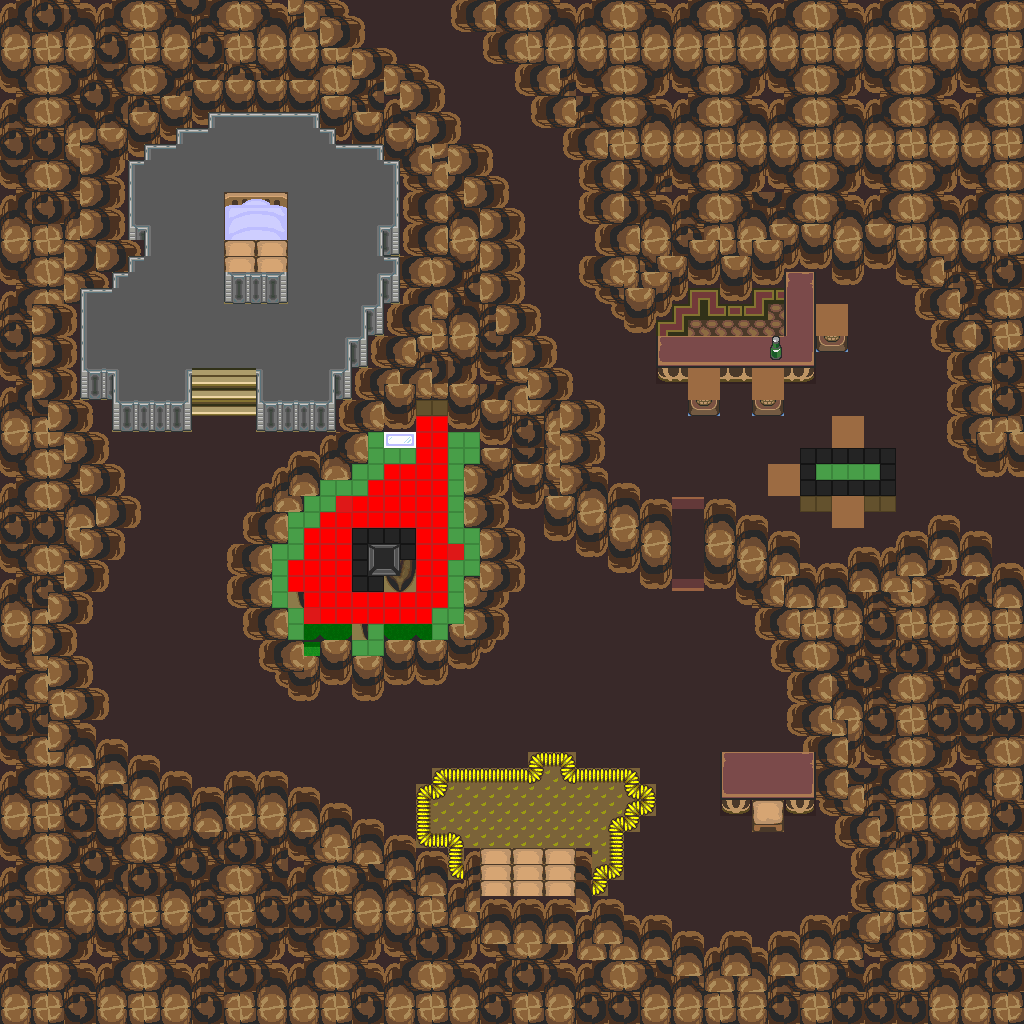

Tiled map render using the project's own tile images. Description and the map definition, with tile-layer contents summarised, below:
An orthogonal 64x64 tile map with 16x16 px tiles, 1 tile layer (base), 2 hidden layers not drawn and 20 objects.

<map version="1.10" tiledversion="1.12.1" orientation="orthogonal" renderorder="right-down" width="64" height="64" tilewidth="16" tileheight="16" infinite="0" nextlayerid="4" nextobjectid="21">
 <tileset firstgid="1" source="../classiciphone_pics4.tsx" />
 <layer id="1" name="base" width="64" height="64">
  <data>[4096 cells, 4096 non-empty, 174 distinct tile ids]</data>
 </layer>
 <layer id="2" name="collision" width="64" height="64" visible="0">
  <properties><property name="collision" value="true" /></properties>
  <data>[4096 cells, 2680 non-empty, 1 distinct tile ids]</data>
 </layer>
 <layer id="3" name="lava" width="64" height="64" visible="0">
  <properties><property name="terrain" value="lava" /></properties>
  <data>[4096 cells, 67 non-empty, 1 distinct tile ids]</data>
 </layer>
 <objectgroup id="4" name="npcs">
  <object id="1" x="224.0" y="192.0" width="16" height="16">
   <properties>
    <property name="gani" value="classic_newcoterietomb.png" />
    <property name="script" type="string">-- Auto-converted from GraalScript
-- // NPC made by Racil (LAT)
-- [CLIENT-SIDE — server no-op]
-- if (created) {
-- dontblock;
-- drawunderplayer;
-- }
-- if (playertouchsme) {
-- }</property>
   </properties>
  </object>
  <object id="2" x="224.0" y="176.0" width="16" height="16">
   <properties>
    <property name="gani" value="classic_newcoterietomblid.png" />
    <property name="script" type="string">-- Auto-converted from GraalScript
-- // NPC made by Steven (Darkshire)
-- if (playerchats) {
-- if (strequals(#c,open)) {
-- x = 11;
end
end
-- if (playerchats) {
-- if (strequals(#c,close)) {
-- x = 14;
end
end
-- [CLIENT-SIDE — server no-op]
-- if (created) {
-- setshape 1,64,105;
-- x = 14;
-- drawoverplayer;
-- }</property>
   </properties>
  </object>
  <object id="3" x="368.0" y="528.0" width="16" height="16">
   <properties>
    <property name="script" type="string">-- Auto-converted from GraalScript
-- // Graal2002 NPC by Stefan Knorr
-- if (created) {
-- // Initialize the attributes
-- [CLIENT-SIDE — server no-op]
-- showcharacter;
-- setcharprop #3,classichead-fireballdolphonia.png;
-- setcharprop #C0,black;
-- setcharprop #C1,black;
-- setcharprop #C2,black;
-- setcharprop #C3,black;
-- setcharprop #C4,black;
-- setcharprop #2,classicshield-armitagee.png;
-- setcharprop #8,body.png;
-- setcharprop #n,FBD;
-- ap= 100;
-- dir = 2;
-- x =22.5;
-- y =32.7;
-- }</property>
   </properties>
  </object>
  <object id="4" x="720.0" y="304.0" width="16" height="16">
   <properties>
    <property name="gani" value="beerhost.png" />
    <property name="script" type="string">-- Auto-converted from GraalScript
-- // NPC made by Racil (LAT)
-- [CLIENT-SIDE — server no-op]</property>
   </properties>
  </object>
  <object id="5" x="656.0" y="544.0" width="16" height="16">
   <properties>
    <property name="gani" value="rockdooru.png" />
    <property name="script" type="string">-- Auto-converted from GraalScript
-- // NPC made by Dom (Ventrue)
-- [CLIENT-SIDE — server no-op]
-- if (created) dontblock;</property>
   </properties>
  </object>
  <object id="6" x="752.0" y="768.0" width="16" height="16">
   <properties>
    <property name="gani" value="bookopen.png" />
    <property name="script" type="string">-- Auto-converted from GraalScript
-- // NPC made by Racil (LAT)
-- if (created) {
end
-- if (playertouchsme) {
end</property>
   </properties>
  </object>
  <object id="7" x="464.0" y="848.0" width="16" height="16">
   <properties>
    <property name="gani" value="couch2.png" />
    <property name="script" type="string">-- Auto-converted from GraalScript
-- // NPC made by Stev (Ventrue Vampires)
-- [CLIENT-SIDE — server no-op]
-- if (created) {
-- dontblock;
-- drawunderplayer;
-- }</property>
   </properties>
  </object>
  <object id="8" x="864.0" y="432.0" width="16" height="16">
   <properties>
    <property name="gani" value="blackbeer.png" />
    <property name="script" type="string">-- Auto-converted from GraalScript
-- // NPC made by Racil (LAT)
-- [CLIENT-SIDE — server no-op]
-- if (created) {
-- }
-- if (playertouchsme) {
-- }</property>
   </properties>
  </object>
  <object id="9" x="800.0" y="448.0" width="16" height="16">
   <properties>
    <property name="gani" value="blackbeer.png" />
    <property name="script" type="string">-- Auto-converted from GraalScript
-- // NPC made by Racil (LAT)
-- [CLIENT-SIDE — server no-op]
-- if (created) {
-- }
-- if (playertouchsme) {
-- }</property>
   </properties>
  </object>
  <object id="10" x="848.0" y="464.0" width="16" height="16">
   <properties>
    <property name="gani" value="blackbeer.png" />
    <property name="script" type="string">-- Auto-converted from GraalScript
-- // NPC made by Racil (LAT)
-- [CLIENT-SIDE — server no-op]
-- if (created) {
-- }
-- if (playertouchsme) {
-- }</property>
   </properties>
  </object>
  <object id="11" x="656.0" y="496.0" width="16" height="16">
   <properties>
    <property name="gani" value="rockdoord.png" />
    <property name="script" type="string">-- Auto-converted from GraalScript
-- // NPC made by Dom (Ventrue)
-- [CLIENT-SIDE — server no-op]
-- if (created) dontblock;drawoverplayer;</property>
   </properties>
  </object>
  <object id="12" x="768.0" y="736.0" width="16" height="16">
   <properties>
    <property name="gani" value="candle.mng" />
    <property name="script" type="string">-- Auto-converted from GraalScript
-- // NPC made by Racil (LAT)
-- if (created) {
end
-- if (playertouchsme) {
end</property>
   </properties>
  </object>
  <object id="13" x="736.0" y="736.0" width="16" height="16">
   <properties>
    <property name="gani" value="candle.mng" />
    <property name="script" type="string">-- Auto-converted from GraalScript
-- // NPC made by Racil (LAT)
-- if (created) {
end
-- if (playertouchsme) {
end</property>
   </properties>
  </object>
  <object id="14" x="720.0" y="688.0" width="16" height="16">
   <properties>
    <property name="gani" value="light2.png" />
    <property name="script" type="string">-- Auto-converted from GraalScript
-- // NPC made by Stefan Knorr
-- if (created) {
-- setimg light2.png;
self.dontblock = true
end
-- [CLIENT-SIDE — server no-op]
-- if (playerenters) {
-- setcoloreffect 1,1,0.5,0.3;
-- drawaslight;
-- }</property>
   </properties>
  </object>
  <object id="15" x="688.0" y="688.0" width="16" height="16">
   <properties>
    <property name="gani" value="light2.png" />
    <property name="script" type="string">-- Auto-converted from GraalScript
-- // NPC made by Stefan Knorr
-- if (created) {
-- setimg light2.png;
self.dontblock = true
end
-- [CLIENT-SIDE — server no-op]
-- if (playerenters) {
-- setcoloreffect 1,1,0.5,0.3;
-- drawaslight;
-- }</property>
   </properties>
  </object>
  <object id="16" x="448.0" y="608.0" width="16" height="16">
   <properties>
    <property name="gani" value="coterie.png" />
    <property name="script" type="string">-- Auto-converted from GraalScript
-- // NPC made by Racil (LAT)
-- [CLIENT-SIDE — server no-op]
-- if (created) {
-- dontblock;
-- drawunderplayer;
-- }
-- if (playertouchsme) {
-- }</property>
   </properties>
  </object>
  <object id="17" x="240.0" y="704.0" width="16" height="16">
   <properties>
    <property name="script" type="string">-- Auto-converted from GraalScript
-- [CLIENT-SIDE — server no-op]
-- // Level effect
-- if (playerenters) {
-- seteffect 0,0,0,0.5;
-- }</property>
   </properties>
  </object>
  <object id="18" x="832.0" y="384.0" width="16" height="16">
   <properties>
    <property name="gani" value="emoticon_eyes.mng" />
    <property name="script" type="string">-- Auto-converted from GraalScript
-- // NPC made by Dala Coterie (The Sabbat)
-- if (created) {
-- hide;
self.dontblock = true
end
-- if (playerchats) {
-- if (strequals(#c,=O)) {
-- show;
-- sleep 3;
-- hide;
end
end</property>
   </properties>
  </object>
  </objectgroup>
</map>
<!-- 2 of 20 objects omitted -->
